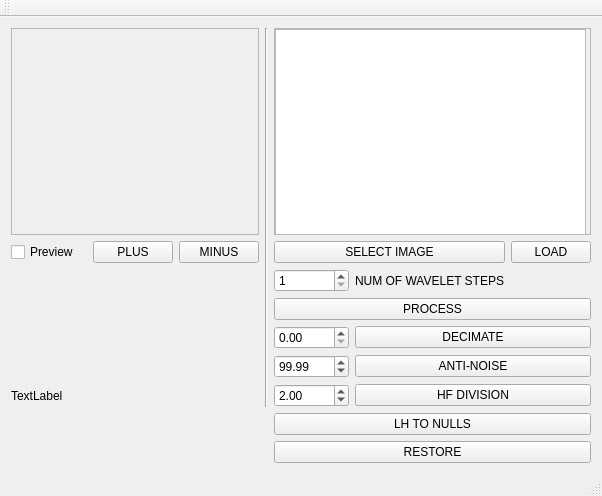
<?xml version="1.0" encoding="UTF-8"?>
<ui version="4.0">
 <class>MainWindow</class>
 <widget class="QMainWindow" name="MainWindow">
  <property name="geometry">
   <rect>
    <x>0</x>
    <y>0</y>
    <width>602</width>
    <height>496</height>
   </rect>
  </property>
  <property name="windowTitle">
   <string>MainWindow</string>
  </property>
  <widget class="QWidget" name="centralWidget">
   <layout class="QGridLayout" name="gridLayout">
    <item row="0" column="5" rowspan="6" colspan="3">
     <widget class="QScrollArea" name="scrollArea">
      <property name="widgetResizable">
       <bool>true</bool>
      </property>
      <widget class="QWidget" name="scrollAreaWidgetContents_2">
       <property name="geometry">
        <rect>
         <x>0</x>
         <y>0</y>
         <width>322</width>
         <height>181</height>
        </rect>
       </property>
       <widget class="QPlainTextEdit" name="plainTextEdit_info">
        <property name="geometry">
         <rect>
          <x>0</x>
          <y>0</y>
          <width>311</width>
          <height>241</height>
         </rect>
        </property>
       </widget>
      </widget>
     </widget>
    </item>
    <item row="0" column="3" rowspan="12">
     <widget class="Line" name="line">
      <property name="orientation">
       <enum>Qt::Vertical</enum>
      </property>
     </widget>
    </item>
    <item row="0" column="0" rowspan="6" colspan="3">
     <widget class="QScrollArea" name="scrollArea_image">
      <property name="widgetResizable">
       <bool>true</bool>
      </property>
      <widget class="QWidget" name="scrollAreaWidgetContents">
       <property name="geometry">
        <rect>
         <x>0</x>
         <y>0</y>
         <width>243</width>
         <height>181</height>
        </rect>
       </property>
      </widget>
     </widget>
    </item>
    <item row="6" column="7">
     <widget class="QPushButton" name="pushButton_load">
      <property name="text">
       <string>LOAD</string>
      </property>
     </widget>
    </item>
    <item row="6" column="0">
     <widget class="QCheckBox" name="checkBox_preview">
      <property name="text">
       <string>Preview</string>
      </property>
     </widget>
    </item>
    <item row="11" column="0" colspan="3">
     <widget class="QLabel" name="label_text">
      <property name="text">
       <string>TextLabel</string>
      </property>
     </widget>
    </item>
    <item row="6" column="2">
     <widget class="QPushButton" name="pushButton_minus">
      <property name="text">
       <string>MINUS</string>
      </property>
     </widget>
    </item>
    <item row="6" column="1">
     <widget class="QPushButton" name="pushButton_plus">
      <property name="text">
       <string>PLUS</string>
      </property>
     </widget>
    </item>
    <item row="6" column="5" colspan="2">
     <widget class="QPushButton" name="pushButton_select">
      <property name="text">
       <string>SELECT IMAGE</string>
      </property>
     </widget>
    </item>
    <item row="9" column="6" colspan="2">
     <widget class="QPushButton" name="pushButton_decimate">
      <property name="text">
       <string>DECIMATE</string>
      </property>
     </widget>
    </item>
    <item row="14" column="5" colspan="3">
     <widget class="QPushButton" name="pushButton_restore">
      <property name="text">
       <string>RESTORE</string>
      </property>
     </widget>
    </item>
    <item row="9" column="5">
     <widget class="QDoubleSpinBox" name="doubleSpinBox_decimate">
      <property name="singleStep">
       <double>0.010000000000000</double>
      </property>
     </widget>
    </item>
    <item row="7" column="5">
     <widget class="QSpinBox" name="spinBox_steps">
      <property name="minimum">
       <number>1</number>
      </property>
      <property name="maximum">
       <number>7</number>
      </property>
     </widget>
    </item>
    <item row="7" column="6">
     <widget class="QLabel" name="label">
      <property name="text">
       <string>NUM OF WAVELET STEPS</string>
      </property>
     </widget>
    </item>
    <item row="8" column="5" colspan="3">
     <widget class="QPushButton" name="pushButton_process">
      <property name="text">
       <string>PROCESS</string>
      </property>
     </widget>
    </item>
    <item row="10" column="5">
     <widget class="QDoubleSpinBox" name="doubleSpinBox_antinoise">
      <property name="maximum">
       <double>1000.000000000000000</double>
      </property>
      <property name="value">
       <double>99.989999999999995</double>
      </property>
     </widget>
    </item>
    <item row="11" column="5">
     <widget class="QDoubleSpinBox" name="doubleSpinBox_hfdivision">
      <property name="maximum">
       <double>1000.000000000000000</double>
      </property>
      <property name="singleStep">
       <double>4.000000000000000</double>
      </property>
      <property name="value">
       <double>2.000000000000000</double>
      </property>
     </widget>
    </item>
    <item row="10" column="6" colspan="2">
     <widget class="QPushButton" name="pushButton_antinoise">
      <property name="text">
       <string>ANTI-NOISE</string>
      </property>
     </widget>
    </item>
    <item row="11" column="6" colspan="2">
     <widget class="QPushButton" name="pushButton_hfdivision">
      <property name="text">
       <string>HF DIVISION</string>
      </property>
     </widget>
    </item>
    <item row="12" column="5" colspan="3">
     <widget class="QPushButton" name="pushButton_lhtonulls">
      <property name="text">
       <string>LH TO NULLS</string>
      </property>
     </widget>
    </item>
   </layout>
  </widget>
  <widget class="QMenuBar" name="menuBar">
   <property name="geometry">
    <rect>
     <x>0</x>
     <y>0</y>
     <width>602</width>
     <height>20</height>
    </rect>
   </property>
  </widget>
  <widget class="QToolBar" name="mainToolBar">
   <attribute name="toolBarArea">
    <enum>TopToolBarArea</enum>
   </attribute>
   <attribute name="toolBarBreak">
    <bool>false</bool>
   </attribute>
  </widget>
  <widget class="QStatusBar" name="statusBar"/>
 </widget>
 <layoutdefault spacing="6" margin="11"/>
 <resources/>
 <connections/>
</ui>
